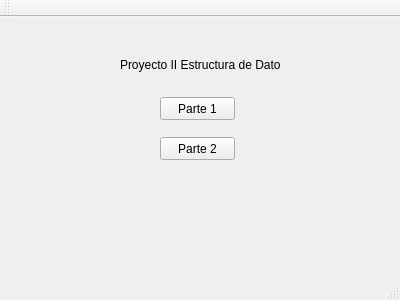
<?xml version="1.0" encoding="UTF-8"?>
<ui version="4.0">
 <class>ProyectoII</class>
 <widget class="QMainWindow" name="ProyectoII">
  <property name="geometry">
   <rect>
    <x>0</x>
    <y>0</y>
    <width>400</width>
    <height>300</height>
   </rect>
  </property>
  <property name="windowTitle">
   <string>ProyectoII</string>
  </property>
  <widget class="QWidget" name="centralWidget">
   <widget class="QLabel" name="Titulo">
    <property name="geometry">
     <rect>
      <x>120</x>
      <y>40</y>
      <width>161</width>
      <height>16</height>
     </rect>
    </property>
    <property name="text">
     <string>Proyecto II Estructura de Datos</string>
    </property>
   </widget>
   <widget class="QPushButton" name="Grafos">
    <property name="geometry">
     <rect>
      <x>160</x>
      <y>80</y>
      <width>75</width>
      <height>23</height>
     </rect>
    </property>
    <property name="text">
     <string>Parte 1</string>
    </property>
   </widget>
   <widget class="QPushButton" name="Sorts">
    <property name="geometry">
     <rect>
      <x>160</x>
      <y>120</y>
      <width>75</width>
      <height>23</height>
     </rect>
    </property>
    <property name="text">
     <string>Parte 2</string>
    </property>
   </widget>
  </widget>
  <widget class="QMenuBar" name="menuBar">
   <property name="geometry">
    <rect>
     <x>0</x>
     <y>0</y>
     <width>400</width>
     <height>21</height>
    </rect>
   </property>
  </widget>
  <widget class="QToolBar" name="mainToolBar">
   <attribute name="toolBarArea">
    <enum>TopToolBarArea</enum>
   </attribute>
   <attribute name="toolBarBreak">
    <bool>false</bool>
   </attribute>
  </widget>
  <widget class="QStatusBar" name="statusBar"/>
 </widget>
 <layoutdefault spacing="6" margin="11"/>
 <resources/>
 <connections/>
</ui>
